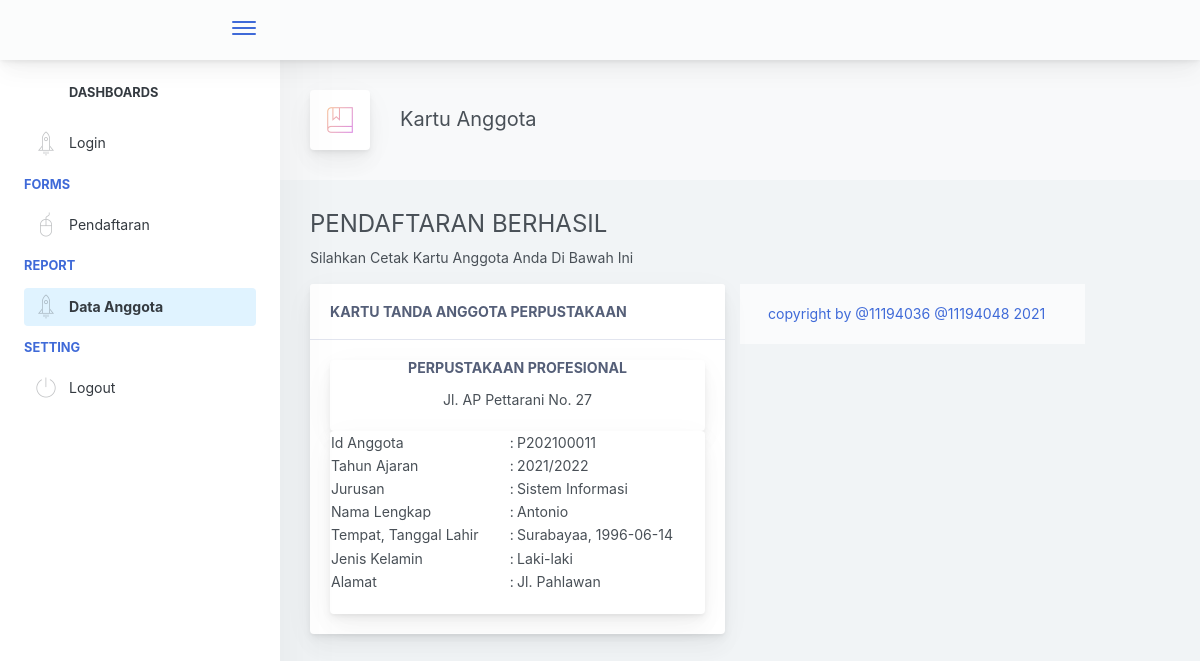
The page /report-input-berhasil.php?id=P202100011 on the database its author committed.
### tables this page shows
CREATE TABLE `anggota` (
  `id_anggota` char(10) NOT NULL,
  `tgl_daftar` date NOT NULL,
  `thn_ajaran` varchar(10) NOT NULL,
  `nama_anggota` varchar(100) NOT NULL,
  `tmp_lahir` varchar(50) NOT NULL,
  `tgl_lahir` date NOT NULL,
  `jk_anggota` char(10) NOT NULL,
  `jurusan_anggota` varchar(30) NOT NULL,
  `notelp_anggota` varchar(13) NOT NULL,
  `alamat_anggota` varchar(100) NOT NULL
);

### report-input-berhasil.php (the view, shortened to what this page needs)
<?php
    include 'koneksi.php';
    $anggota =mysqli_query($conn, "SELECT * FROM anggota WHERE id_anggota = '".$_GET['id']."'");
    $a = mysqli_fetch_object($anggota);
?>
<!DOCTYPE html>
<html lang="en">
  <head>
    <link href="./main.css" rel="stylesheet" />
  </head>
  <body>
    <div class="app-container app-theme-white body-tabs-shadow fixed-sidebar fixed-header">
      <div class="app-header header-shadow">
        <div class="app-header__logo">
          <div class="header__pane ml-auto">
            <div>
              <button type="button" class="hamburger close-sidebar-btn hamburger--elastic" data-class="closed-sidebar">
                <span class="hamburger-box">
                  <span class="hamburger-inner"></span>
                </span>
              </button>
            </div>
          </div>
        </div>
        <div class="app-header__content">
          </div>
      </div>
      <div class="app-main">
        <div class="app-sidebar sidebar-shadow">
          <div class="scrollbar-sidebar">
            <div class="app-sidebar__inner">
              <ul class="vertical-nav-menu">
              <li class="app-sidebar__heading"><a href="index.php">Dashboards</a></li>
                <li>
                  <a href="#"><i class="metismenu-icon pe-7s-rocket"></i>
                    Login
                  </a>
                </li>
                <li class="app-sidebar__heading">Forms</li>
                <li>
                  <a href="crud-input-anggota.php"><i class="metismenu-icon pe-7s-mouse"></i>
                    Pendaftaran
                  </a>
                </li>
                <li class="app-sidebar__heading">Report</li>
                <li>
                  <a href="crud-read-anggota.php"  class="mm-active"><i class="metismenu-icon pe-7s-rocket"></i>
                    Data Anggota
                  </a>
                </li>
                <li class="app-sidebar__heading">Setting</li>
                <li>
                <a href="logout.php"><i class="metismenu-icon pe-7s-power"></i>
                    Logout
                  </a>
                </li>
              </ul>
            </div>
          </div>
        </div>
        <div class="app-main__outer">
          <div class="app-main__inner">
            <div class="app-page-title">
              <div class="page-title-wrapper">
                <div class="page-title-heading">
                  <div class="page-title-icon">
                    <i class="pe-7s-notebook icon-gradient bg-mean-fruit"> </i>
                  </div>
                  <div>
                    Kartu Anggota
                    <div class="page-title-subheading"></div>
                  </div>
                </div>
                </div>
            </div>
            <h4>PENDAFTARAN BERHASIL</h4>
            <p>
                Silahkan Cetak Kartu Anggota Anda Di Bawah Ini
            </p>
            <div class="row">
              <div class="col-md-6">
              <div class="card">
                <div class="card-header">
                KARTU TANDA ANGGOTA PERPUSTAKAAN
                </div>
                <div class="card-body">
                    <div class="card text-center">
                        <h5 class="card-title">Perpustakaan Profesional</h5>
                        <p class="card-text">Jl. AP Pettarani No. 27</p>&nbsp;
                    </div>
                    <div class="card text-left">
                        <table class="table-data">
                            <tr>
                                <td>Id Anggota</td>
                                <td>:</td>
                                <td><?php echo $a->id_anggota ?></td>
                            </tr>
                            <tr>
                                <td>Tahun Ajaran</td>
                                <td>:</td>
                                <td><?php echo $a->thn_ajaran ?></td>
                            </tr>
                            <tr>
                                <td>Jurusan</td>
                                <td>:</td>
                                <td><?php echo $a->jurusan_anggota ?></td>
                            </tr>
                            <tr>
                                <td>Nama Lengkap</td>
                                <td>:</td>
                                <td><?php echo $a->nama_anggota ?></td>
                            </tr>
                            <tr>
                                <td>Tempat, Tanggal Lahir</td>
                                <td>:</td>
                                <td><?php echo $a->tmp_lahir.', '.$a->tgl_lahir ?></td>
                            </tr>
                            <tr>
                                <td>Jenis Kelamin</td>
                                <td>:</td>
                                <td><?php echo $a->jk_anggota ?></td>
                            </tr>
                            <tr>
                                <td>Alamat</td>
                                <td>:</td>
                                <td><?php echo $a->alamat_anggota ?></td>
                            </tr>
                        </table><br>
                  </div>
                </div>
              </div>
            </div>
            <div class="app-wrapper-footer">
            <div class="app-footer">
              <div class="app-footer__inner">
                <div class="app-footer-right">
                  <ul class="nav">
                    <li class="nav-item">
                      <a href="javascript:void(0);" class="nav-link">
                        copyright by @11194036 @11194048 2021
                      </a>
                    </li>
                  </ul>
                </div>
              </div>
            </div>
          </div>
        </div>
      </div>
    </div>
  </body>
</html>

### rows shown on the page
anggota: id_anggota "P202100011", thn_ajaran "2021/2022", jurusan_anggota "Sistem Informasi", nama_anggota "Antonio", tmp_lahir "Surabayaa", tgl_lahir "1996-06-14", jk_anggota "Laki-laki", alamat_anggota "Jl. Pahlawan"
